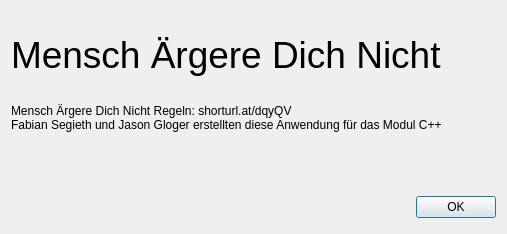
<?xml version="1.0" encoding="UTF-8"?>
<ui version="4.0">
 <class>AboutDialog</class>
 <widget class="QDialog" name="AboutDialog">
  <property name="geometry">
   <rect>
    <x>0</x>
    <y>0</y>
    <width>507</width>
    <height>234</height>
   </rect>
  </property>
  <property name="sizePolicy">
   <sizepolicy hsizetype="Expanding" vsizetype="Expanding">
    <horstretch>0</horstretch>
    <verstretch>0</verstretch>
   </sizepolicy>
  </property>
  <property name="windowTitle">
   <string>About Ludo Z+</string>
  </property>
  <layout class="QVBoxLayout" name="verticalLayout_2">
   <item>
    <widget class="QLabel" name="label">
     <property name="minimumSize">
      <size>
       <width>0</width>
       <height>41</height>
      </size>
     </property>
     <property name="font">
      <font>
       <pointsize>28</pointsize>
       <weight>50</weight>
       <bold>false</bold>
      </font>
     </property>
     <property name="text">
      <string>Mensch Ärgere Dich Nicht</string>
     </property>
    </widget>
   </item>
   <item>
    <widget class="QLabel" name="label_2">
     <property name="sizePolicy">
      <sizepolicy hsizetype="Expanding" vsizetype="Fixed">
       <horstretch>0</horstretch>
       <verstretch>0</verstretch>
      </sizepolicy>
     </property>
     <property name="minimumSize">
      <size>
       <width>0</width>
       <height>81</height>
      </size>
     </property>
     <property name="text">
      <string>Mensch Ärgere Dich Nicht Regeln: shorturl.at/dqyQV 
Fabian Segieth und Jason Gloger erstellten diese Anwendung für das Modul C++</string>
     </property>
     <property name="alignment">
      <set>Qt::AlignLeading|Qt::AlignLeft|Qt::AlignTop</set>
     </property>
     <property name="wordWrap">
      <bool>true</bool>
     </property>
     <property name="openExternalLinks">
      <bool>false</bool>
     </property>
    </widget>
   </item>
   <item>
    <widget class="QDialogButtonBox" name="buttonBox">
     <property name="minimumSize">
      <size>
       <width>0</width>
       <height>32</height>
      </size>
     </property>
     <property name="orientation">
      <enum>Qt::Horizontal</enum>
     </property>
     <property name="standardButtons">
      <set>QDialogButtonBox::Ok</set>
     </property>
    </widget>
   </item>
  </layout>
 </widget>
 <resources/>
 <connections>
  <connection>
   <sender>buttonBox</sender>
   <signal>accepted()</signal>
   <receiver>AboutDialog</receiver>
   <slot>accept()</slot>
   <hints>
    <hint type="sourcelabel">
     <x>248</x>
     <y>254</y>
    </hint>
    <hint type="destinationlabel">
     <x>157</x>
     <y>274</y>
    </hint>
   </hints>
  </connection>
  <connection>
   <sender>buttonBox</sender>
   <signal>rejected()</signal>
   <receiver>AboutDialog</receiver>
   <slot>reject()</slot>
   <hints>
    <hint type="sourcelabel">
     <x>316</x>
     <y>260</y>
    </hint>
    <hint type="destinationlabel">
     <x>286</x>
     <y>274</y>
    </hint>
   </hints>
  </connection>
 </connections>
</ui>
